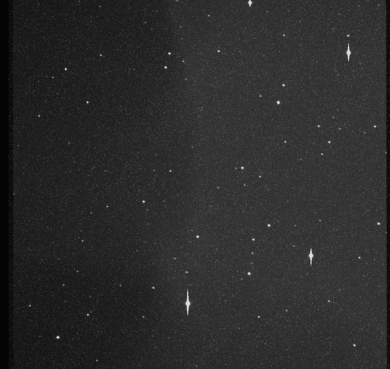
#> input picture images/NEOS_SCI_2024001000555.png, 390 x 369 px, found by its file name
$ python trial.py
#> lines starting #> are read from the running program, lines starting #| are printed output that depends on the picture; after the words box and inside, x2 and y2 are one past the last pixel; in counts of white or black regions, pixels touching at a corner belong together
import numpy as np
import cv2
import os
import csv
import matplotlib.pyplot as plt
from conversion import convert_fits_to_image
from scipy.optimize import curve_fit

def iterative_thresholding(img):
    """
    Apply iterative thresholding to the input image and return the thresholded image along with the guessed threshold.
    """
    # Initial guess for threshold
    threshold = 120

    # Loop until convergence
    while True:
        # Threshold the image using the current threshold
        _, thresholded_img = cv2.threshold(img, threshold, 255, cv2.THRESH_BINARY)

        # Calculate the mean pixel values for foreground and background
        foreground_mean = np.mean(img[thresholded_img == 255])
        background_mean = np.mean(img[thresholded_img == 0])

        # Update the threshold using Otsu's method
        new_threshold = (foreground_mean + background_mean) / 2

        # Check for convergence
        if abs(threshold - new_threshold) < 0.5:
            break

        # Update the threshold
        threshold = new_threshold

    return thresholded_img, threshold


def refine_thresholded_image(thresholded_img):
    # Remove small noise with morphological opening
    kernel = np.ones((1, 1), np.uint8)
    refined_img = cv2.morphologyEx(thresholded_img, cv2.MORPH_OPEN, kernel, iterations=2)

    # Close small holes in the foreground with morphological closing
    refined_img = cv2.morphologyEx(refined_img, cv2.MORPH_CLOSE, kernel, iterations=2)

    return refined_img


def apply_mask(img, mask):
    """
    Apply the binary mask to the original image, setting the background to black.
    """
    masked_img = img.copy()
    masked_img[mask == 0] = 0
    return masked_img

if __name__ == "__main__":
    # Example image file path
    image_path = r"E:\finalGPbegad\images\NEOS_SCI_2024001000555.png"

    # Read the image using OpenCV
    img = cv2.imread(image_path, cv2.IMREAD_GRAYSCALE)  # Read as grayscale
#> img is the input picture: shape (369, 390); min 3, max 229, mean 43.4

    if img is None:
        print(f"Failed to read image: {image_path}")
    else:
        # Apply iterative thresholding
        thresholded_img, threshold = iterative_thresholding(img)
#> the loop in iterative_thresholding, `while True:` made 5 passes
#> (foreground_mean, background_mean, new_threshold, threshold) on passes 1 to 4: (174.5, 43.15, 108.8, 108.8), (165.2, 43.12, 104.2, 104.2), (162.4, 43.12, 102.8, 102.8), (161.2, 43.11, 102.2, 102.2)
#> (foreground_mean, background_mean, new_threshold) on pass 5: (161.2, 43.11, 102.2)
#> pass 1, in iterative_thresholding, `_, thresholded_img = cv2.threshold(img, threshold, 255, cv2.THRESH_BIN..`:
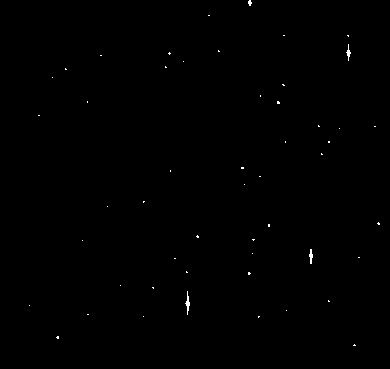
#> thresholded_img: shape (369, 390); 0.19% white in thin lines or dots, all inside (x1, y1, x2, y2) = (29, 0, 380, 346)
#> thresholded_img: shape (369, 390); 0.24% white in thin lines or dots, all inside (x1, y1, x2, y2) = (29, 0, 386, 361)
#> threshold = 102.2
        re = refine_thresholded_image(thresholded_img)
        ree = apply_mask(thresholded_img, refine_thresholded_image)


        # Example: Save or further process thresholded_img
        output_path = r"E:\finalGPbegad\images\NEOS_SCI_2024001000555_thresholded.png"
        cv2.imwrite(output_path, ree)
        print(f"Saved thresholded image: {output_path}")

$ run again, with images/NEOS_SCI_2024001000312.png copied over images/NEOS_SCI_2024001000555.png
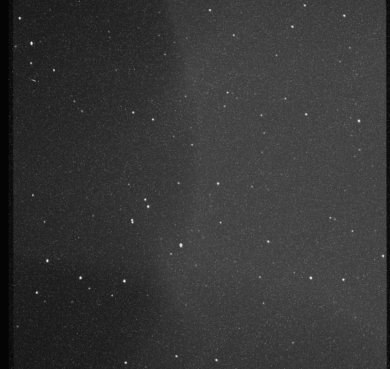
#> input picture images/NEOS_SCI_2024001000312.png, 390 x 369 px, found by its file name
#> img is the input picture: shape (369, 390); min 3, max 233, mean 54.3
#> the loop in iterative_thresholding, `while True:` made 11 passes
#> (foreground_mean, background_mean, new_threshold, threshold) on passes 1 to 8: (163.3, 54.18, 108.8, 108.8), (149.8, 54.14, 102, 102), (142.2, 54.13, 98.16, 98.16), (138.2, 54.12, 96.18, 96.18), (135, 54.11, 94.56, 94.56), (132, 54.1, 93.03, 93.03), (130.1, 54.09, 92.09, 92.09), (128.7, 54.09, 91.41, 91.41)
#> pass 1, in iterative_thresholding, `_, thresholded_img = cv2.threshold(img, threshold, 255, cv2.THRESH_BIN..`:
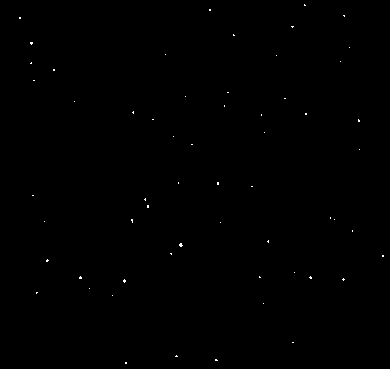
#> thresholded_img: shape (369, 390); 0.13% white in thin lines or dots
#> `thresholded_img, threshold = iterative_thresholding(img)`:
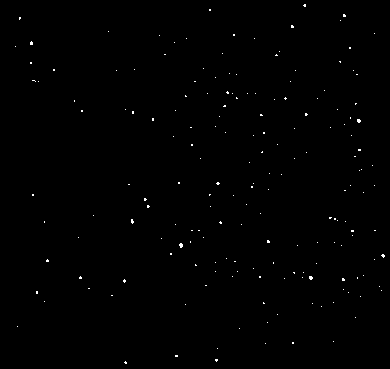
#> thresholded_img: shape (369, 390); 0.34% white in thin lines or dots
#> `thresholded_img, threshold = iterative_thresholding(img)`: threshold = 89.67

$ run again, with images/NEOS_SCI_2024001001121.png copied over images/NEOS_SCI_2024001000555.png
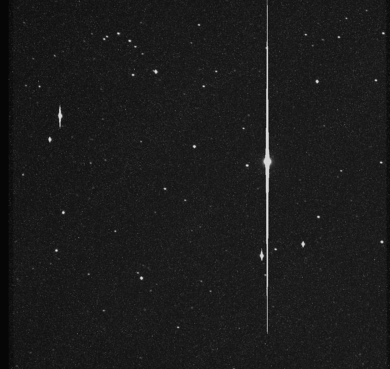
#> input picture images/NEOS_SCI_2024001001121.png, 390 x 369 px, found by its file name
#> img is the input picture: shape (369, 390); min 5, max 227, mean 27.3
#> the loop in iterative_thresholding, `while True:` made 6 passes
#> (foreground_mean, background_mean, new_threshold, threshold) on passes 1 to 5: (186.4, 26.36, 106.4, 106.4), (179.1, 26.31, 102.7, 102.7), (172.9, 26.26, 99.6, 99.6), (170.3, 26.24, 98.25, 98.25), (169.2, 26.23, 97.7, 97.7)
#> pass 1, in iterative_thresholding, `_, thresholded_img = cv2.threshold(img, threshold, 255, cv2.THRESH_BIN..`:
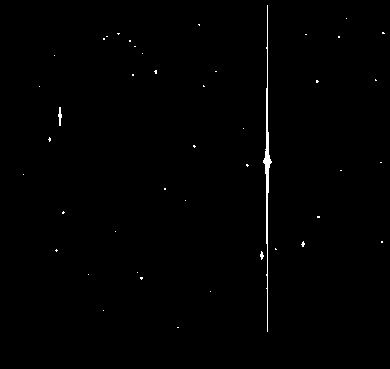
#> thresholded_img: shape (369, 390); 0.57% white in thin lines or dots, all inside (x1, y1, x2, y2) = (23, 5, 385, 332)
#> `thresholded_img, threshold = iterative_thresholding(img)`:
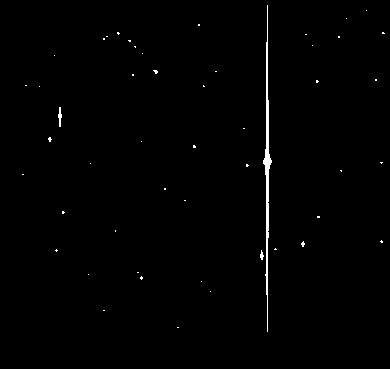
#> thresholded_img: shape (369, 390); 0.72% white; 50 white regions (47 under 20 px), largest, box (x1, y1, x2, y2) and area: (263, 5, 272, 332) 780, (58, 107, 62, 127) 48, (260, 250, 264, 260) 24
#> `thresholded_img, threshold = iterative_thresholding(img)`: threshold = 97.7
